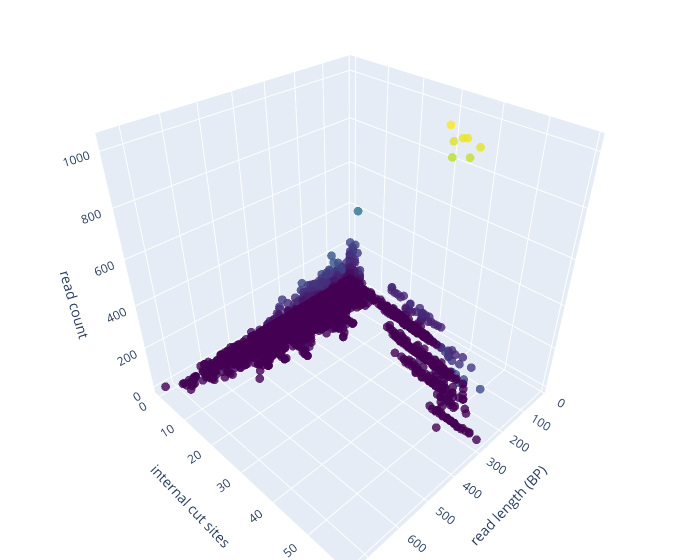

The cell this chart's notebook holds for it:
### Code cell
import plotly.graph_objects as go

fig = go.Figure(data=[go.Scatter3d(
    x=x,
    y=y,
    z=z,
    mode='markers',
    marker=dict(
        size=3,
        color=z,                # set color to an array/list of desired values
        colorscale='Viridis',   # choose a colorscale
        opacity=0.8
    )
)])

# tight layout
fig.update_layout(scene = dict(
                    xaxis_title='read length (BP)',
                    yaxis_title='internal cut sites',
                    zaxis_title='read count'),
                    width=700,
                    margin=dict(r=0, b=0, l=0, t=0))


fig.show()

### Figure 1 — Plotly figure (JSON) as saved in the notebook; plotly's stock layout.template omitted (floating-point values rounded to 4 significant figures; data arrays with more than 128 entries replaced by an {"elided": "..."} marker saying what was removed)
{"data": [{"marker": {"color": {"elided": "5794 int values"}, "colorscale": [[0, "#440154"], [0.1111, "#482878"], [0.2222, "#3e4989"], [0.3333, "#31688e"], [0.4444, "#26828e"], [0.5556, "#1f9e89"], [0.6667, "#35b779"], [0.7778, "#6ece58"], [0.8889, "#b5de2b"], [1, "#fde725"]], "opacity": 0.8, "size": 3}, "mode": "markers", "type": "scatter3d", "x": {"elided": "5794 int values"}, "y": {"elided": "5794 int values"}, "z": {"elided": "5794 int values"}}], "layout": {"margin": {"b": 0, "l": 0, "r": 0, "t": 0}, "scene": {"xaxis": {"title": {"text": "read length (BP)"}}, "yaxis": {"title": {"text": "internal cut sites"}}, "zaxis": {"title": {"text": "read count"}}}, "width": 700}}
